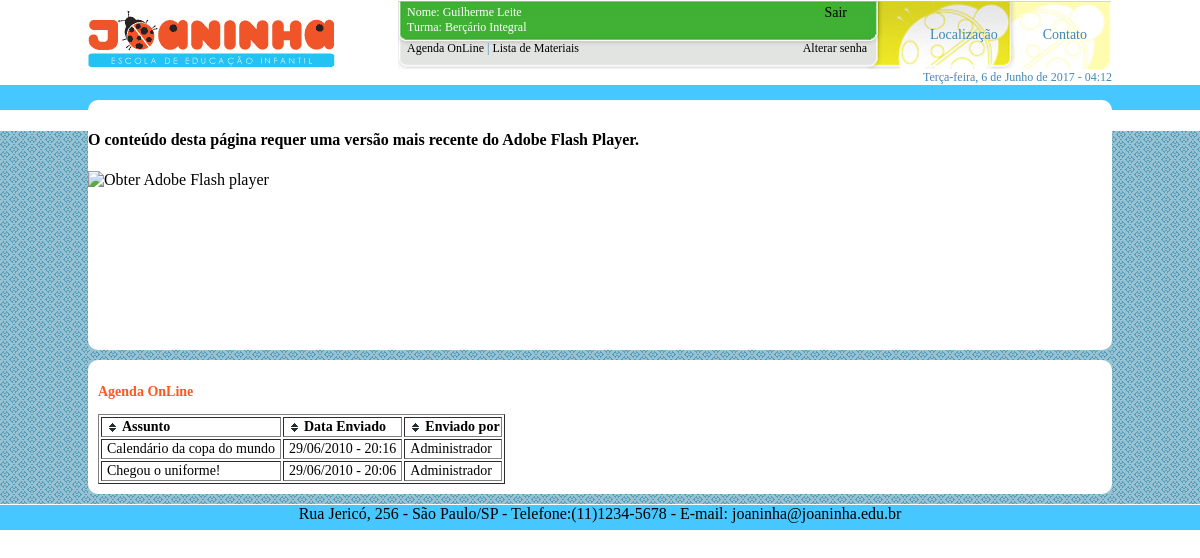
The page /agendaOnline.php (signed in) on the database its author committed.
### tables this page shows
CREATE TABLE IF NOT EXISTS `aluno` (
  `idAluno` int(11) unsigned NOT NULL AUTO_INCREMENT,
  `usuario` varchar(20) NOT NULL,
  `senha` varchar(20) NOT NULL,
  `idTurma` int(11) NOT NULL,
  `nome` varchar(100) NOT NULL,
  `sexo` varchar(1) NOT NULL,
  `dataNasc` varchar(10) NOT NULL,
  `endereco` varchar(100) NOT NULL,
  `numero` int(11) NOT NULL,
  `complemento` varchar(20) DEFAULT NULL,
  `CEP` varchar(9) NOT NULL,
  `cidade` varchar(30) NOT NULL,
  `UF` varchar(2) NOT NULL,
  `telefone` varchar(14) NOT NULL,
  `celular` varchar(14) DEFAULT NULL,
  `email` varchar(100) NOT NULL,
  `nomeMae` varchar(100) NOT NULL,
  `nomePai` varchar(100) NOT NULL,
  `CPF` varchar(14) NOT NULL,
  `responsavel` varchar(3) NOT NULL,
  `ocultar` varchar(3) NOT NULL,
  PRIMARY KEY (`idAluno`)
);

CREATE TABLE IF NOT EXISTS `turma` (
  `idTurma` int(10) unsigned NOT NULL AUTO_INCREMENT,
  `turma` varchar(50) NOT NULL,
  `ocultar` varchar(3) NOT NULL,
  PRIMARY KEY (`idTurma`)
);

CREATE TABLE IF NOT EXISTS `agenda` (
  `idAgenda` int(10) unsigned NOT NULL AUTO_INCREMENT,
  `idTurma` int(11) DEFAULT NULL,
  `idAluno` int(11) DEFAULT NULL,
  `titulo` varchar(50) NOT NULL,
  `texto` longtext NOT NULL,
  `idFuncionario` int(11) NOT NULL,
  `dataInserido` int(11) NOT NULL,
  PRIMARY KEY (`idAgenda`)
);

CREATE TABLE IF NOT EXISTS `funcionario` (
  `idFuncionario` int(10) unsigned NOT NULL AUTO_INCREMENT,
  `usuario` varchar(20) NOT NULL,
  `senha` varchar(20) NOT NULL,
  `idTipo` int(11) NOT NULL,
  `nome` varchar(100) NOT NULL,
  `sexo` varchar(1) NOT NULL,
  `dataNasc` varchar(10) NOT NULL,
  `endereco` varchar(100) NOT NULL,
  `numero` int(11) NOT NULL,
  `complemento` varchar(20) DEFAULT NULL,
  `CEP` varchar(9) NOT NULL,
  `cidade` varchar(30) NOT NULL,
  `UF` varchar(2) NOT NULL,
  `telefone` varchar(14) NOT NULL,
  `celular` varchar(14) DEFAULT NULL,
  `email` varchar(100) NOT NULL,
  `CPF` varchar(14) NOT NULL,
  `ocultar` varchar(3) NOT NULL,
  PRIMARY KEY (`idFuncionario`)
);

### funcoes.php (called while the page is built, shortened)
<?PHP
	function formatarData($data){
		$dia = date("d",$data);
		$mes = date("m",$data);
		$ano = date("Y",$data);
		$hora = date("H",$data);
		$minutos = date("i",$data);
		return "$dia/$mes/$ano - $hora:$minutos";
	}
	function formatarDataExtenso($data){
		$dia = date("j",$data);
		$mes = date("m",$data);
		$ano = date("Y",$data);
		$semana = date('w',$data);
		$hora = date("H",$data);
		$minutos = date("i",$data);
		switch ($mes){
			case 6: $mes = "Junho"; break;
		}
		switch ($semana) {
			case 2: $semana = "Terça-feira"; break;
		}
		return $semana.', ' .$dia. ' de ' .$mes. ' de ' .$ano. ' - ' .$hora. ':' .$minutos;
	}
?>

### agendaOnline.php (the view, shortened to what this page needs)
<?PHP
	Require('header.php');
?>
<p class="titulo">Agenda OnLine</p>
<?PHP
	if($_SESSION['login'] != session_id() || $_SESSION['tipoUsuario'] != "aluno"){
		?>
        	<p>Página restrita a pais e alunos da escola.</p>
            <p>Para acessar o conteúdo faça o login.</p>
            <p>Caso seu filho não esteja cadastrado no sistema, por favor, solicite a secretaria.</p>
		<?PHP
	}else{
		$idAluno = $_SESSION['idAluno'];
		$idTurma = $idTurma;
		$idAgenda = $_GET['idAgenda'];
		if($idAgenda == ""){
			?>
			<table border="1" id="tblAgenda">
				<thead>
				<tr>
					<th>Assunto</th>
					<th>Data Enviado</th>
					<th>Enviado por</th>
				</tr>
				</thead>
			<?PHP
				$sql = "SELECT * FROM agenda ag
				INNER JOIN funcionario f ON f.idFuncionario = ag.idFuncionario
				WHERE ag.idAluno = $idAluno OR ag.idTurma = $idTurma
				ORDER BY ag.idAgenda DESC";
				$selecao = mysql_query($sql);
				while($registro = mysql_fetch_assoc($selecao)){
				?>
				<tr onclick="window.location = '?idAgenda=<?PHP echo $registro['idAgenda']; ?>';" class="cursorPointer">
					<td><?PHP echo $registro['titulo']; ?></td>
					<td><?PHP echo formatarData($registro['dataInserido']); ?></td>
					<td><?PHP echo $registro['nome']; ?></td>
				</tr>
				<?PHP
				}
			?>
			</table>
			<?PHP
		}
	}
?>
<?PHP
	Require('footer.php');
?>

### header.php (shortened to what this page needs)
<?PHP Require('funcoes.php'); ?>
<!DOCTYPE html PUBLIC "-//W3C//DTD XHTML 1.0 Transitional//EN" "http://www.w3.org/TR/xhtml1/DTD/xhtml1-transitional.dtd">
<html xmlns="http://www.w3.org/1999/xhtml">
<head>
<link href="_estilos/estilo.css" rel="stylesheet" type="text/css" />
</head>
<body>
<div id="main">
	<div id="header">
    	<div id="logotipo"><a href="index.php"><img src="_img/logotipo.gif" border="0" /></a></div>
        <div id="menusup">
        	<div id="contato"><a href="contato.php" class="linkmenusup">Contato</a></div>
        	<div id="localizacao"><a href="localizacao.php" class="linkmenusup">Localização</a></div>
            <?PHP
			if($_SESSION['login'] == session_id() && $_SESSION['tipoUsuario'] == "aluno"){
				$sql = "SELECT * FROM aluno INNER JOIN turma ON aluno.idTurma = turma.idTurma WHERE idAluno = " . $_SESSION['idAluno'];
				if (!mysql_query($sql)){
					$msg = "Houve um erro";
				}else{
					$selecao = mysql_query($sql);
					$linhas = mysql_num_rows($selecao);
					$registro = mysql_fetch_assoc($selecao);
					if($linhas == 1){
						$nome =  $registro['nome'];
						$idTurma = $registro['idTurma'];
						$nomeTurma = $registro['turma'];
						$msg = "Nome: " . $nome . "<br />Turma: " . $nomeTurma;
					}else{
						$msg = "Houve um erro";
					}
				}
			?>
			<div id="areamenulogin">
				 <div id="linkMenu"><?PHP echo $msg; ?></div>
				 <div id="linkSair"><a href="sair.php">Sair</a></div>
			</div>
			<div id="areaagendaonline">
				<label id="agendaonline"><a href="agendaOnline.php">Agenda OnLine</a> | <a href="lista.php">Lista de Materiais</a></label>
				<label id="alterarsenha"><a href="alterarSenha.php">Alterar senha</a></label>
			</div>
            <?PHP
			};
			?>
        </div>
        <div id="data"><?PHP echo formatarDataExtenso(time()); ?></div>
    </div>
    <div id="barraazul"><div id="bannerbordavazio"></div><div id="bannerbordasuperior"></div></div>
    <div id="content">
        <div id="banner">
        	<?PHP Require('banner.php'); ?>
            <div id="bannerbordainferiorfundo"><div id="bannerbordainferior"></div></div>
        </div>
        <div id="conteudofundo">
            <div id="conteudobordas">
                <div id="conteudo">

### _estilos/estilo.css (style rules this page uses)
* { font-family:Century Gothic; }
body { margin:0; !important }
a:link, a:visited, a:active { color: #000; text-decoration: none; }
a.linkmenusup:link, a.linkmenusup:visited, a.linkmenusup:active { color: #4188b4; text-decoration: none; }
div#header { width:1024px; margin:auto; }
div#logotipo { float:left; height:60px; width:250px; margin-top:10px; }
div#menusup { color:#4188b4; float:right; height:70px; width:715px; background-image:url(../_img/menusuperior.jpg); background-repeat:no-repeat; }
div#contato { float:right; margin-right:25px; margin-top:27px; font-size:14px; }
div#localizacao { float:right; margin-right:45px; margin-top:27px; font-size:14px; }
div#areamenulogin { color:#FFF; font-size:12px; height:25px; width:440px; margin-left:10px; margin-top:5px; }
div#linkMenu { float:left; font-size:12px; }
div#linkSair { text-align:right; float:right; font-size:14px; }
div#areaagendaonline { font-size:12px; height:20px; width:460px; margin-left:10px; margin-top:11px; }
label#agendaonline { text-align:left; }
label#alterarsenha { text-align:right; float:right; }
div#data { color:#4188b4; font-size:12px; text-align:right; clear:both; }
div#barraazul { background-color:#46c7ff; height:25px; margin-bottom:1px; min-width:1030px; }
div#bannerbordavazio { height:15px; }
div#bannerbordasuperior { width:1024px; margin:auto; height:10px; background-color:#FFF; }
div#content { background-image:url(../_img/background.gif); background-repeat:repeat; min-width:1030px; }
div#banner { margin:auto; width:1024px; }
div#bannerbordainferiorfundo { background-color:#98c2d2; }
div#bannerbordainferior { height:10px; background-color:#FFF; margin-bottom:10px; }
div#conteudofundo { margin:auto; width:1024px; background-color:#98c2d2; }
div#conteudobordas { margin:auto; width:1024px; background-color:#FFF; }
div#conteudo { padding:10px; text-align:justify; font-size:14px; }
th.header { background-image: url(../_img/seta_bg.gif); background-repeat: no-repeat; background-position: center left; padding-left: 20px; cursor: pointer; font-weight: bold; }
.titulo { color:#ff571d; font-weight:bold; }
.cursorPointer { cursor:pointer; }
table#tblAgenda td { padding-left:5px; padding-right:5px; }

### rows shown on the page
aluno: nome "Guilherme Leite", idTurma.turma "Berçário Integral"
agenda: titulo "Calendário da copa do mundo", dataInserido "29/06/2010 - 20:16", idFuncionario.nome "Administrador"
agenda: titulo "Chegou o uniforme!", dataInserido "29/06/2010 - 20:06", idFuncionario.nome "Administrador"
